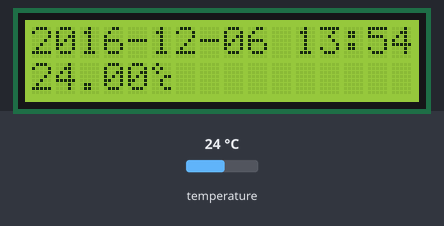
This sketch was run on a simulated Arduino Uno, built with avr-gcc and run on an emulated ATmega328P. Parts: 16×2 character LCD. Inputs (shaded band) come from the test bench; at power-on: temperature 24 °C. What the sketch prints to the serial monitor is not drawn.

Above: at 1.2 s.
1.3 s: temperature set to 12 °C
At 3.5 s:
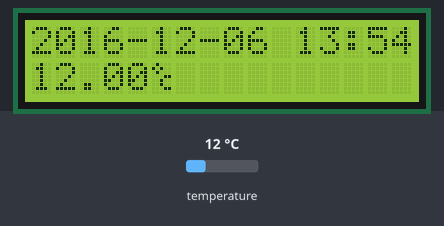
3.8 s: temperature set to 19 °C
At 5.4 s:
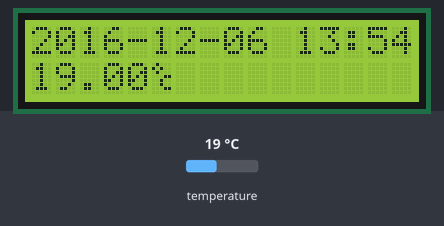
5.9 s: temperature set to 28 °C
At 7.1 s:
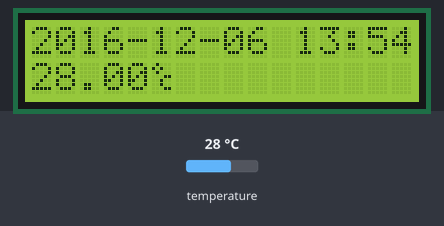
Timing chart, 0 to 8.9 s (numbered marks = the images above; inputs shaded):
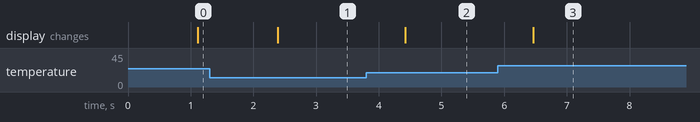

The sketch:

DataLogger.ino
```cpp
#include <Arduino.h>
#include "Thermometre.h"
#include <math.h>

#include "DataLoggerSerial.h"
#include "DataLoggerLcd.h"

#define ROUND(x,y) (float)(round(x * pow(10, y)) / pow(10, y))

#define PIN_ONEWIRE_BUS 13
Thermometre* Th1;

#define   LCDRS           6
#define   LCDEN           7
#define   LCDD1          14
#define   LCDD2          15
#define   LCDD3          16
#define   LCDD4          17

#define LOGGERS_COUNT 2
DataLoggerBase* Loggers[LOGGERS_COUNT];

float OldTemperature;
float DeltaForLogging = 0.1;

void setup() {
  Serial.begin(115200);
  Serial.println("setup...");

  Th1 = new Thermometre(PIN_ONEWIRE_BUS);
  Th1->SetResolution(12);

  Loggers[0] = new DataLoggerLcd(LCDRS, LCDEN, LCDD1, LCDD2, LCDD3, LCDD4);
  Loggers[1] = new DataLoggerSerial();

}


void loop() {

  Th1->ReadTemperatureAsync();
  if (Th1->DataReady && Th1->DataChanged) {
    float NewTemperature = ROUND(Th1->Temperature, 1);
    if (abs(NewTemperature - OldTemperature) >= DeltaForLogging) {
      OldTemperature = NewTemperature;
      for (int i = 0; i < LOGGERS_COUNT; i++) {
        Loggers[i]->LogData(String(NewTemperature));
      }
    }
  }

  delay(250); // Lower power consumption ?

}
```

DataLoggerBase.cpp
```cpp
//
//
//

#include "DataLoggerBase.h"
#include "time.h"


String DataLoggerBase::GetTimeStamp() {
#ifndef REALTIME
  return "2016-12-06 13:54:23";
#else
  time_t Now = now();
  Serial.print(hour(Now));
  Serial.print(":");
  Serial.print(minute(Now));
  Serial.print(":");
  Serial.print(second(Now));
  Serial.print(data);
#endif
}
```

DataLoggerBase.h
```cpp
// DataLoggerBase.h

#ifndef _DATALOGGERBASE_h
#define _DATALOGGERBASE_h

#if defined(ARDUINO) && ARDUINO >= 100
#include "arduino.h"
#else
#include "WProgram.h"
#endif

class DataLoggerBase {
public:
  virtual void LogData(String data) = 0;
  virtual String GetTimeStamp();

};


#endif
```

DataLoggerSerial.cpp
```cpp
#include "DataLoggerSerial.h"

DataLoggerSerial::DataLoggerSerial() {
}

DataLoggerSerial::~DataLoggerSerial() {
}

void DataLoggerSerial::LogData(String data) {
  if (!data) {
    return;
  }
  Serial.print(DataLoggerBase::GetTimeStamp());
  Serial.print(" ");
  Serial.println(data);
}
```

DataLoggerSerial.h
```cpp
#pragma once

#if defined(ARDUINO) && ARDUINO >= 100
#include "arduino.h"
#else
#include "WProgram.h"
#endif

#include "DataLoggerBase.h"

class DataLoggerSerial : public DataLoggerBase {
public:
  DataLoggerSerial();
  virtual ~DataLoggerSerial();

  void LogData(String data);

};
```

Thermometre.cpp
```cpp
#include "Thermometre.h"

#define DELAY_NOT_EXPIRED(S, D) ((millis()-S) < D)

#pragma region --- Constructors ---
Thermometre::Thermometre() {
  //Serial.write("Building thermometre\n");
  OneWireBus = new OneWire(13);
  DeviceId = 0;
  Initialize();
}
Thermometre::Thermometre(byte pin_oneWireBus, byte deviceId) {
  //Serial.write("Building thermometre with params\n");
  OneWireBus = new OneWire(pin_oneWireBus);
  DeviceId = deviceId;
  Initialize();
}
Thermometre::~Thermometre() {
  delete Dallas;
  delete OneWireBus;
}
#pragma endregion --- Constructors ---

void Thermometre::Initialize() {
  //Serial.write("Initialize thermometre\n");
  ReadingTemperature = false;
  Temperature = 0;
  Dallas = new DallasTemperature(OneWireBus);
  Dallas->begin();
  Dallas->getAddress(DS18Sensor, DeviceId);
  SetResolution(9);
  DataReady = false;
}

void Thermometre::SetResolution(byte resolution) {
  if (resolution < 9 || resolution>12) {
    return;
  }
  Resolution = resolution;
  switch (Resolution) {
    case 9: DelayToHaveValidData = 94; break;
    case 10: DelayToHaveValidData = 188; break;
    case 11: DelayToHaveValidData = 375; break;
    case 12: DelayToHaveValidData = 750; break;
  }
  // 9 bits	0.5°C	93.75 ms
  // 10 bits	0.25°C	187.5 ms
  // 11 bits	0.125°C	375 ms
  // 12 bits 	0.0625°C	750 ms
  Dallas->setResolution(DS18Sensor, Resolution);
}
byte Thermometre::GetResolution() {
  return Resolution;
}

void Thermometre::ReadTemperatureAsync() {

  if (ReadingTemperature) {
    if (DELAY_NOT_EXPIRED(StartReading, DelayToHaveValidData)) {
      return;
    }
    if (Dallas->isConversionAvailable(DS18Sensor)) {
      OldTemperature = Temperature;
      Temperature = Dallas->getTempC(DS18Sensor);
      DataChanged = (OldTemperature != Temperature);
      //Serial.println(Temperature);
      DataReady = true;
      ReadingTemperature = false;
    }
    return;
  }

  ReadingTemperature = true;
  //Serial.write("Start read async\n");
  Dallas->setWaitForConversion(false);
  Dallas->setCheckForConversion(true);
  Dallas->requestTemperaturesByAddress(DS18Sensor);
  StartReading = millis();
  DataReady = false;
  return;
}

float Thermometre::ReadTemperature() {
  Dallas->setWaitForConversion(true);
  Dallas->setCheckForConversion(true);
  Dallas->requestTemperaturesByAddress(DS18Sensor);

  OldTemperature = Temperature;
  Temperature = Dallas->getTempC(DS18Sensor);
  DataChanged = (OldTemperature != Temperature);
  return Temperature;
}
```

Thermometre.h
```cpp
#pragma once

#include <Arduino.h>

#include <OneWire.h>
#include <DallasTemperature.h>

class Thermometre {
private:
  OneWire* OneWireBus;
  DallasTemperature* Dallas;
  DeviceAddress DS18Sensor;
  byte Resolution;
  byte DeviceId;

  bool ReadingTemperature;
  unsigned long StartReading;
  unsigned int DelayToHaveValidData;
  float OldTemperature;

  void Initialize();

public:
  float Temperature;
  bool DataReady;
  bool DataChanged;

  Thermometre();
  Thermometre(byte pin_oneWireBus, byte deviceId = 0);
  ~Thermometre();

  void SetResolution(byte resolution);
  byte GetResolution();
  void ReadTemperatureAsync();
  float ReadTemperature();
};
```

DataLoggerLcd.cpp
```cpp
#include "DataLoggerLcd.h"

DataLoggerLcd::DataLoggerLcd() {
  Initialize(6, 7, 14, 15, 16, 17);
}
DataLoggerLcd::DataLoggerLcd(byte pinRS, byte pinEN, byte pinD1, byte pinD2, byte pinD3, byte pinD4) {
  Initialize(pinRS, pinEN, pinD1, pinD2, pinD3, pinD4);
}

DataLoggerLcd::~DataLoggerLcd() {
  delete _Lcd;
}

void DataLoggerLcd::Initialize(byte pinRS, byte pinEN, byte pinD1, byte pinD2, byte pinD3, byte pinD4) {
  _Lcd = new LiquidCrystal(pinRS, pinEN, pinD1, pinD2, pinD3, pinD4);

  byte degres[8] = {
    0b01000,
    0b10100,
    0b01000,
    0b00011,
    0b00100,
    0b00100,
    0b00011,
    0b00000
  };

  _Lcd->createChar(1, degres);
  _Lcd->begin(16, 2);

}

void DataLoggerLcd::LogData(String data) {
  if (!data) {
    return;
  }
  _Lcd->home();
  _Lcd->clear();
  _Lcd->setCursor(0, 0);
  _Lcd->print(DataLoggerBase::GetTimeStamp().substring(0, 16));
  _Lcd->setCursor(0, 1);
  _Lcd->print(data);
  _Lcd->write(1);
}
```

DataLoggerLcd.h
```cpp
#pragma once
#include "DataLoggerBase.h"
#include <LiquidCrystal.h>

class DataLoggerLcd : public DataLoggerBase {
public:

  byte PinEN;
  byte PinRS;
  byte PinD1;
  byte PinD2;
  byte PinD3;
  byte PinD4;

  DataLoggerLcd();
  DataLoggerLcd(byte pinRS, byte pinEN, byte pinD1, byte pinD2, byte pinD3, byte pinD4);
  ~DataLoggerLcd();
  void LogData(String data);

private:
  LiquidCrystal* _Lcd;

  void Initialize(byte pinRS, byte pinEN, byte pinD1, byte pinD2, byte pinD3, byte pinD4);

};
```

Measured:
- after the input at 1.3 s, the display: changes after 1.1 s (image 1)
- after the input at 3.8 s, the display: changes after 0.62 s (image 2)
- after the input at 5.9 s, the display: changes after 0.56 s (image 3)
